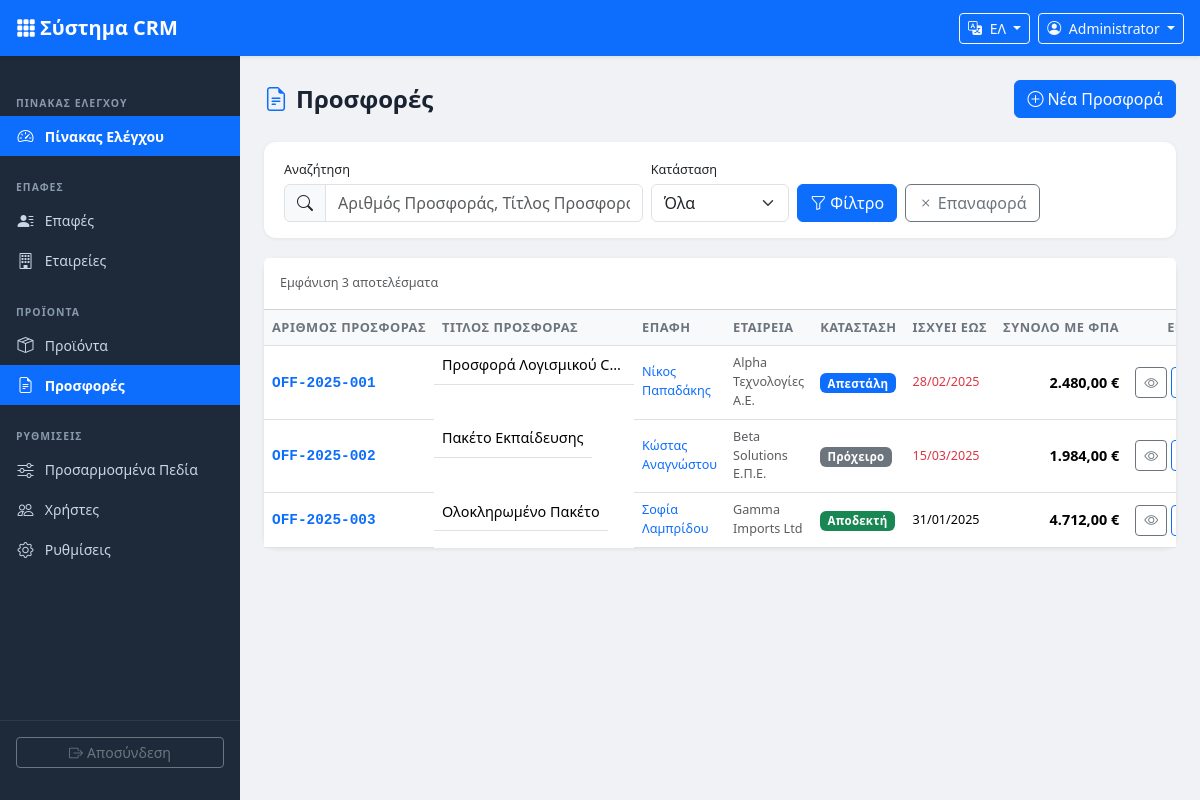
The app's page /offers/index.php (signed in) with its own data.
### tables this page shows
CREATE TABLE IF NOT EXISTS offers (
    id INT UNSIGNED AUTO_INCREMENT PRIMARY KEY,
    offer_number VARCHAR(20) NOT NULL UNIQUE,
    contact_id INT UNSIGNED DEFAULT NULL,
    company_id INT UNSIGNED DEFAULT NULL,
    title VARCHAR(255) NOT NULL,
    status ENUM('draft','sent','accepted','rejected') NOT NULL DEFAULT 'draft',
    valid_until DATE DEFAULT NULL,
    notes TEXT DEFAULT NULL,
    total_net DECIMAL(10,2) NOT NULL DEFAULT 0.00,
    total_vat DECIMAL(10,2) NOT NULL DEFAULT 0.00,
    total_gross DECIMAL(10,2) NOT NULL DEFAULT 0.00,
    created_by INT UNSIGNED DEFAULT NULL,
    created_at TIMESTAMP DEFAULT CURRENT_TIMESTAMP,
    updated_at TIMESTAMP DEFAULT CURRENT_TIMESTAMP ON UPDATE CURRENT_TIMESTAMP,
    FOREIGN KEY (contact_id) REFERENCES contacts(id) ON DELETE SET NULL,
    FOREIGN KEY (company_id) REFERENCES companies(id) ON DELETE SET NULL,
    FOREIGN KEY (created_by) REFERENCES users(id) ON DELETE SET NULL
);

CREATE TABLE IF NOT EXISTS contacts (
    id INT UNSIGNED AUTO_INCREMENT PRIMARY KEY,
    company_id INT UNSIGNED DEFAULT NULL,
    first_name VARCHAR(100) NOT NULL,
    last_name VARCHAR(100) NOT NULL,
    email VARCHAR(150) DEFAULT NULL,
    phone VARCHAR(30) DEFAULT NULL,
    position VARCHAR(100) DEFAULT NULL,
    notes TEXT DEFAULT NULL,
    created_by INT UNSIGNED DEFAULT NULL,
    created_at TIMESTAMP DEFAULT CURRENT_TIMESTAMP,
    updated_at TIMESTAMP DEFAULT CURRENT_TIMESTAMP ON UPDATE CURRENT_TIMESTAMP,
    FOREIGN KEY (company_id) REFERENCES companies(id) ON DELETE SET NULL,
    FOREIGN KEY (created_by) REFERENCES users(id) ON DELETE SET NULL
);

CREATE TABLE IF NOT EXISTS companies (
    id INT UNSIGNED AUTO_INCREMENT PRIMARY KEY,
    name VARCHAR(200) NOT NULL,
    vat_number VARCHAR(30) DEFAULT NULL,
    phone VARCHAR(30) DEFAULT NULL,
    email VARCHAR(150) DEFAULT NULL,
    address VARCHAR(255) DEFAULT NULL,
    city VARCHAR(100) DEFAULT NULL,
    country VARCHAR(100) DEFAULT 'Greece',
    notes TEXT DEFAULT NULL,
    created_by INT UNSIGNED DEFAULT NULL,
    created_at TIMESTAMP DEFAULT CURRENT_TIMESTAMP,
    updated_at TIMESTAMP DEFAULT CURRENT_TIMESTAMP ON UPDATE CURRENT_TIMESTAMP,
    FOREIGN KEY (created_by) REFERENCES users(id) ON DELETE SET NULL
);

CREATE TABLE IF NOT EXISTS settings (
    id INT UNSIGNED AUTO_INCREMENT PRIMARY KEY,
    setting_key VARCHAR(50) NOT NULL UNIQUE,
    setting_value TEXT DEFAULT NULL,
    updated_at TIMESTAMP DEFAULT CURRENT_TIMESTAMP ON UPDATE CURRENT_TIMESTAMP
);

### includes/db.php (called while the page is built, shortened)
<?php
function getDB(): PDO {
    static $pdo = null;
    if ($pdo === null) {
        try {
            $dsn = 'mysql:host=' . DB_HOST . ';port=' . DB_PORT . ';dbname=' . DB_NAME . ';charset=' . DB_CHARSET;
            $options = [
                PDO::ATTR_ERRMODE            => PDO::ERRMODE_EXCEPTION,
                PDO::ATTR_DEFAULT_FETCH_MODE => PDO::FETCH_ASSOC,
                PDO::ATTR_EMULATE_PREPARES   => false,
                PDO::MYSQL_ATTR_INIT_COMMAND => "SET NAMES utf8mb4 COLLATE utf8mb4_unicode_ci"
            ];
            $pdo = new PDO($dsn, DB_USER, DB_PASS, $options);
        } catch (PDOException $e) {
            die('<div style="font-family:sans-serif;padding:20px;color:red;"><h2>Database Connection Error</h2><p>' . htmlspecialchars($e->getMessage()) . '</p><p>Please check your config.php settings.</p></div>');
        }
    }
    return $pdo;
}
function getSetting(string $key, string $default = ''): string {
    try {
        $db = getDB();
        $stmt = $db->prepare('SELECT setting_value FROM settings WHERE setting_key = ?');
        $stmt->execute([$key]);
        $row = $stmt->fetch();
        return ($row !== false && $row['setting_value'] !== null) ? $row['setting_value'] : $default;
    } catch (Exception $e) {
        return $default;
    }
}

### offers/index.php (the view, shortened to what this page needs)
<?php
require_once __DIR__ . '/../includes/header.php';
$perPage = (int)getSetting('items_per_page', '20');
$page    = max(1, intParam('page'));
$search  = strParam('q');
$where  = 'WHERE 1=1';
$params = [];
$countSql = "SELECT COUNT(*) FROM offers o
             LEFT JOIN contacts c ON o.contact_id = c.id
             LEFT JOIN companies co ON o.company_id = co.id
             $where";
$dataSql = "SELECT o.*, c.first_name, c.last_name, co.name AS company_name
            FROM offers o
            LEFT JOIN contacts c ON o.contact_id = c.id
            LEFT JOIN companies co ON o.company_id = co.id
            $where ORDER BY o.created_at DESC";
$pager = paginate($countSql, $dataSql, $params, $page, $perPage);
?>
<div class="page-header">
    <h1><i class="bi bi-file-earmark-text me-2 text-primary"></i><?= e(t('offers')) ?></h1>
    <a href="<?= APP_URL ?>/offers/add.php" class="btn btn-primary">
        <i class="bi bi-plus-circle me-1"></i><?= e(t('add_offer')) ?>
    </a>
</div>
<div class="search-bar">
    <form method="get" action="" class="row g-2 align-items-end">
        <div class="col-md-5">
            <label class="form-label small mb-1"><?= e(t('search')) ?></label>
            <div class="input-group">
                <span class="input-group-text"><i class="bi bi-search"></i></span>
                <input type="text" class="form-control" name="q" value="<?= e($search) ?>"
                       placeholder="<?= e(t('offer_number')) ?>, <?= e(t('offer_title')) ?>, <?= e(t('company')) ?>...">
            </div>
        </div>
        <div class="col-md-2">
            <label class="form-label small mb-1"><?= e(t('offer_status')) ?></label>
            <select class="form-select" name="status">
                <option value=""><?= e(t('all')) ?></option>
            </select>
        </div>
        <div class="col-auto">
            <button type="submit" class="btn btn-primary"><i class="bi bi-funnel me-1"></i><?= e(t('filter')) ?></button>
            <a href="<?= APP_URL ?>/offers/index.php" class="btn btn-outline-secondary ms-1"><i class="bi bi-x me-1"></i><?= e(t('reset')) ?></a>
        </div>
    </form>
</div>
<div class="card card-shadow">
    <div class="card-header bg-white d-flex align-items-center justify-content-between py-3">
        <span class="small text-muted"><?= e(t('showing')) ?> <?= $pager['total'] ?> <?= e(t('results')) ?></span>
    </div>
    <div class="table-responsive">
        <table class="table table-hover table-crm mb-0">
            <thead>
                <tr>
                    <th><?= e(t('offer_number')) ?></th>
                    <th><?= e(t('offer_title')) ?></th>
                    <th><?= e(t('contact')) ?></th>
                    <th><?= e(t('company')) ?></th>
                    <th><?= e(t('offer_status')) ?></th>
                    <th><?= e(t('valid_until')) ?></th>
                    <th class="text-end"><?= e(t('total_gross')) ?></th>
                    <th class="action-col"><?= e(t('actions')) ?></th>
                </tr>
            </thead>
            <tbody>
            <?php if (empty($pager['data'])): ?>
            <tr><td colspan="8" class="text-center text-muted py-4"><?= e(t('no_results')) ?></td></tr>
            <?php else: ?>
            <?php foreach ($pager['data'] as $row): ?>
            <tr>
                <td>
                    <a href="<?= APP_URL ?>/offers/view.php?id=<?= $row['id'] ?>" class="fw-semibold text-decoration-none font-monospace">
                        <?= e($row['offer_number']) ?>
                    </a>
                </td>
                <td class="text-truncate-custom"><?= e($row['title']) ?></td>
                <td class="small">
                    <?php if ($row['first_name']): ?>
                    <a href="<?= APP_URL ?>/contacts/view.php?id=<?= $row['contact_id'] ?>" class="text-decoration-none">
                        <?= e($row['first_name'] . ' ' . $row['last_name']) ?>
                    </a>
                    <?php else: ?>—<?php endif; ?>
                </td>
                <td class="small">
                    <?php if ($row['company_name']): ?>
                    <a href="<?= APP_URL ?>/companies/view.php?id=<?= $row['company_id'] ?>" class="text-decoration-none text-muted">
                        <?= e($row['company_name']) ?>
                    </a>
                    <?php else: ?>—<?php endif; ?>
                </td>
                <td><?= offerStatusBadge($row['status']) ?></td>
                <td class="small">
                    <?php if ($row['valid_until']): ?>
                    <?php
                        $validDate = new DateTime($row['valid_until']);
                        $today     = new DateTime();
                        $expired   = $validDate < $today && !in_array($row['status'], ['accepted']);
                    ?>
                    <span class="<?= $expired ? 'text-danger' : '' ?>"><?= formatDate($row['valid_until']) ?></span>
                    <?php else: ?>—<?php endif; ?>
                </td>
                <td class="text-end fw-semibold"><?= formatMoney($row['total_gross']) ?></td>
                <td class="action-col">
                    <a href="<?= APP_URL ?>/offers/view.php?id=<?= $row['id'] ?>" class="btn btn-sm btn-outline-secondary" title="<?= e(t('view')) ?>"><i class="bi bi-eye"></i></a>
                    <a href="<?= APP_URL ?>/offers/edit.php?id=<?= $row['id'] ?>" class="btn btn-sm btn-outline-primary" title="<?= e(t('edit')) ?>"><i class="bi bi-pencil"></i></a>
                </td>
            </tr>
            <?php endforeach; ?>
            <?php endif; ?>
            </tbody>
        </table>
    </div>
</div>
<?php require_once __DIR__ . '/../includes/footer.php'; ?>

### includes/functions.php (shortened to what this page needs)
<?php
require_once __DIR__ . '/db.php';
function getLang(): array {
    static $lang = null;
    if ($lang !== null) return $lang;
    $code = $_SESSION['user_lang'] ?? DEFAULT_LANG;
    $file = __DIR__ . '/../lang/' . $code . '.php';
    $lang = require $file;
    return $lang;
}
function t(string $key, string $fallback = ''): string {
    $lang = getLang();
    return $lang[$key] ?? ($fallback ?: $key);
}
function e(mixed $val): string {
    return htmlspecialchars((string)$val, ENT_QUOTES | ENT_SUBSTITUTE, 'UTF-8');
}
function formatMoney(mixed $amount): string {
    return number_format((float)$amount, 2, ',', '.') . ' ' . getSetting('currency_symbol', '€');
}
function formatDate(?string $date): string {
    try {
        $d = new DateTime($date);
        return $d->format('d/m/Y');
    } catch (Exception $e) {
        return $date;
    }
}
function offerStatusBadge(string $status): string {
    $map = [
        'draft'    => ['secondary', t('status_draft')],
        'sent'     => ['primary',   t('status_sent')],
        'accepted' => ['success',   t('status_accepted')],
        'rejected' => ['danger',    t('status_rejected')],
    ];
    [$cls, $label] = $map[$status] ?? ['secondary', $status];
    return '<span class="badge bg-' . $cls . '">' . e($label) . '</span>';
}
function paginate(string $countSql, string $dataSql, array $params, int $page = 1, int $perPage = 20): array {
    $db = getDB();
    $page    = max(1, $page);
    $perPage = max(1, $perPage);
    $stmtCount = $db->prepare($countSql);
    $stmtCount->execute($params);
    $total = (int)$stmtCount->fetchColumn();
    $pages  = $total > 0 ? (int)ceil($total / $perPage) : 1;
    $page   = min($page, $pages);
    $offset = ($page - 1) * $perPage;
    $stmtData = $db->prepare($dataSql . ' LIMIT ' . $perPage . ' OFFSET ' . $offset);
    $stmtData->execute($params);
    $data = $stmtData->fetchAll();
    return [
        'data'     => $data,
        'total'    => $total,
        'pages'    => $pages,
        'current'  => $page,
        'per_page' => $perPage,
    ];
}
function strParam(string $key, string $source = 'get', string $default = ''): string {
    $arr = $source === 'post' ? $_POST : $_GET;
    return isset($arr[$key]) ? trim((string)$arr[$key]) : $default;
}

### assets/css/style.css (style rules this page uses)
:root { --sidebar-width: 240px; --navbar-height: 56px; --sidebar-bg: #1e2a3a; --sidebar-hover: #2d3f55; --sidebar-active: #0d6efd; --sidebar-text: #c8d6e5; --sidebar-section: #8899aa; }
body.crm-body { background-color: #f0f2f5; font-family: 'Segoe UI', system-ui, -apple-system, sans-serif; font-size: 0.9rem; }
.page-header { display: flex; align-items: center; justify-content: space-between; margin-bottom: 1.5rem; flex-wrap: wrap; gap: 0.75rem; }
.page-header h1 { font-size: 1.5rem; font-weight: 700; color: #1a2332; margin: 0; }
.table-crm th { background-color: #f8f9fa; font-size: 0.8rem; font-weight: 600; text-transform: uppercase; letter-spacing: 0.04em; color: #6c757d; white-space: nowrap; border-top: none; }
.table-crm td { vertical-align: middle; }
.table-crm .action-col { width: 100px; text-align: right; white-space: nowrap; }
.badge { font-size: 0.72rem; font-weight: 600; letter-spacing: 0.02em; padding: 0.35em 0.65em; }
.search-bar { background: #fff; border-radius: 12px; padding: 1rem 1.25rem; margin-bottom: 1.25rem; box-shadow: 0 1px 4px rgba(0,0,0,0.06); }
.text-truncate-custom { max-width: 200px; overflow: hidden; text-overflow: ellipsis; white-space: nowrap; display: inline-block; }
.card-shadow { border: none; box-shadow: 0 1px 4px rgba(0,0,0,0.08); border-radius: 12px; }

### records on screen
offers: offer_number "OFF-2025-001", title "Προσφορά Λογισμικού C…", contact.last_name "Νίκος Παπαδάκης", company.name "Alpha Τεχνολογίες Α.Ε.", label "Απεστάλη", valid_until "28/02/2025", total_gross.setting_value "2.480,00 €"
offers: offer_number "OFF-2025-002", title "Πακέτο Εκπαίδευσης", contact.last_name "Κώστας Αναγνώστου", company.name "Beta Solutions Ε.Π.Ε.", label "Πρόχειρο", valid_until "15/03/2025", total_gross.setting_value "1.984,00 €"
offers: offer_number "OFF-2025-003", title "Ολοκληρωμένο Πακέτο", contact.last_name "Σοφία Λαμπρίδου", company.name "Gamma Imports Ltd", label "Αποδεκτή", valid_until "31/01/2025", total_gross.setting_value "4.712,00 €"

### other values on screen
t('app_name') "Σύστημα CRM"
$currentUser['name'] "Administrator"
t('dashboard') "ΠΊΝΑΚΑΣ ΕΛΈΓΧΟΥ"
t('dashboard') "Πίνακας Ελέγχου"
t('contacts') "ΕΠΑΦΈΣ"
t('contacts') "Επαφές"
t('companies') "Εταιρείες"
t('products') "ΠΡΟΪΌΝΤΑ"
t('products') "Προϊόντα"
t('offers') "Προσφορές"
t('settings') "ΡΥΘΜΊΣΕΙΣ"
t('custom_fields') "Προσαρμοσμένα Πεδία"
t('users') "Χρήστες"
t('settings') "Ρυθμίσεις"
t('logout') "Αποσύνδεση"
